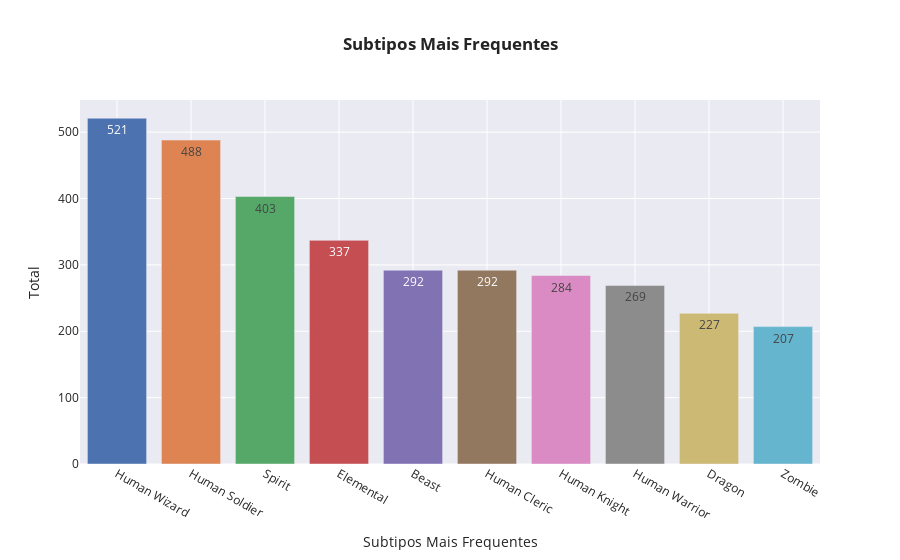

Notebook cell for this chart:
### Code cell
fig_count

### Figure 1 — Plotly figure (JSON) as saved in the notebook; plotly's stock layout.template omitted (floating-point values rounded to 4 significant figures)
{"data": [{"alignmentgroup": "True", "hovertemplate": "Subtipos Mais Frequentes=%{x}<br>Total=%{y}<br>text=%{text}<extra></extra>", "legendgroup": "Human Wizard", "marker": {"color": "rgb(76,114,176)", "pattern": {"shape": ""}}, "name": "Human Wizard", "offsetgroup": "Human Wizard", "orientation": "v", "showlegend": true, "text": [521], "textposition": "auto", "type": "bar", "x": ["Human Wizard"], "xaxis": "x", "y": [521], "yaxis": "y"}, {"alignmentgroup": "True", "hovertemplate": "Subtipos Mais Frequentes=%{x}<br>Total=%{y}<br>text=%{text}<extra></extra>", "legendgroup": "Human Soldier", "marker": {"color": "rgb(221,132,82)", "pattern": {"shape": ""}}, "name": "Human Soldier", "offsetgroup": "Human Soldier", "orientation": "v", "showlegend": true, "text": [488], "textposition": "auto", "type": "bar", "x": ["Human Soldier"], "xaxis": "x", "y": [488], "yaxis": "y"}, {"alignmentgroup": "True", "hovertemplate": "Subtipos Mais Frequentes=%{x}<br>Total=%{y}<br>text=%{text}<extra></extra>", "legendgroup": "Spirit", "marker": {"color": "rgb(85,168,104)", "pattern": {"shape": ""}}, "name": "Spirit", "offsetgroup": "Spirit", "orientation": "v", "showlegend": true, "text": [403], "textposition": "auto", "type": "bar", "x": ["Spirit"], "xaxis": "x", "y": [403], "yaxis": "y"}, {"alignmentgroup": "True", "hovertemplate": "Subtipos Mais Frequentes=%{x}<br>Total=%{y}<br>text=%{text}<extra></extra>", "legendgroup": "Elemental", "marker": {"color": "rgb(196,78,82)", "pattern": {"shape": ""}}, "name": "Elemental", "offsetgroup": "Elemental", "orientation": "v", "showlegend": true, "text": [337], "textposition": "auto", "type": "bar", "x": ["Elemental"], "xaxis": "x", "y": [337], "yaxis": "y"}, {"alignmentgroup": "True", "hovertemplate": "Subtipos Mais Frequentes=%{x}<br>Total=%{y}<br>text=%{text}<extra></extra>", "legendgroup": "Beast", "marker": {"color": "rgb(129,114,179)", "pattern": {"shape": ""}}, "name": "Beast", "offsetgroup": "Beast", "orientation": "v", "showlegend": true, "text": [292], "textposition": "auto", "type": "bar", "x": ["Beast"], "xaxis": "x", "y": [292], "yaxis": "y"}, {"alignmentgroup": "True", "hovertemplate": "Subtipos Mais Frequentes=%{x}<br>Total=%{y}<br>text=%{text}<extra></extra>", "legendgroup": "Human Cleric", "marker": {"color": "rgb(147,120,96)", "pattern": {"shape": ""}}, "name": "Human Cleric", "offsetgroup": "Human Cleric", "orientation": "v", "showlegend": true, "text": [292], "textposition": "auto", "type": "bar", "x": ["Human Cleric"], "xaxis": "x", "y": [292], "yaxis": "y"}, {"alignmentgroup": "True", "hovertemplate": "Subtipos Mais Frequentes=%{x}<br>Total=%{y}<br>text=%{text}<extra></extra>", "legendgroup": "Human Knight", "marker": {"color": "rgb(218,139,195)", "pattern": {"shape": ""}}, "name": "Human Knight", "offsetgroup": "Human Knight", "orientation": "v", "showlegend": true, "text": [284], "textposition": "auto", "type": "bar", "x": ["Human Knight"], "xaxis": "x", "y": [284], "yaxis": "y"}, {"alignmentgroup": "True", "hovertemplate": "Subtipos Mais Frequentes=%{x}<br>Total=%{y}<br>text=%{text}<extra></extra>", "legendgroup": "Human Warrior", "marker": {"color": "rgb(140,140,140)", "pattern": {"shape": ""}}, "name": "Human Warrior", "offsetgroup": "Human Warrior", "orientation": "v", "showlegend": true, "text": [269], "textposition": "auto", "type": "bar", "x": ["Human Warrior"], "xaxis": "x", "y": [269], "yaxis": "y"}, {"alignmentgroup": "True", "hovertemplate": "Subtipos Mais Frequentes=%{x}<br>Total=%{y}<br>text=%{text}<extra></extra>", "legendgroup": "Dragon", "marker": {"color": "rgb(204,185,116)", "pattern": {"shape": ""}}, "name": "Dragon", "offsetgroup": "Dragon", "orientation": "v", "showlegend": true, "text": [227], "textposition": "auto", "type": "bar", "x": ["Dragon"], "xaxis": "x", "y": [227], "yaxis": "y"}, {"alignmentgroup": "True", "hovertemplate": "Subtipos Mais Frequentes=%{x}<br>Total=%{y}<br>text=%{text}<extra></extra>", "legendgroup": "Zombie", "marker": {"color": "rgb(100,181,205)", "pattern": {"shape": ""}}, "name": "Zombie", "offsetgroup": "Zombie", "orientation": "v", "showlegend": true, "text": [207], "textposition": "auto", "type": "bar", "x": ["Zombie"], "xaxis": "x", "y": [207], "yaxis": "y"}], "layout": {"autosize": true, "barmode": "relative", "legend": {"title": {"text": "Subtipos Mais Frequentes"}, "tracegroupgap": 0}, "showlegend": false, "title": {"text": "<b>Subtipos Mais Frequentes"}, "xaxis": {"anchor": "y", "autorange": true, "categoryarray": ["Human Wizard", "Human Soldier", "Spirit", "Elemental", "Beast", "Human Cleric", "Human Knight", "Human Warrior", "Dragon", "Zombie"], "categoryorder": "array", "domain": [0, 1], "range": [-0.5, 9.5], "title": {"text": "Subtipos Mais Frequentes"}, "type": "category"}, "yaxis": {"anchor": "x", "autorange": true, "domain": [0, 1], "range": [0, 548.4], "tickformat": "000", "title": {"text": "Total"}, "type": "linear"}}}
